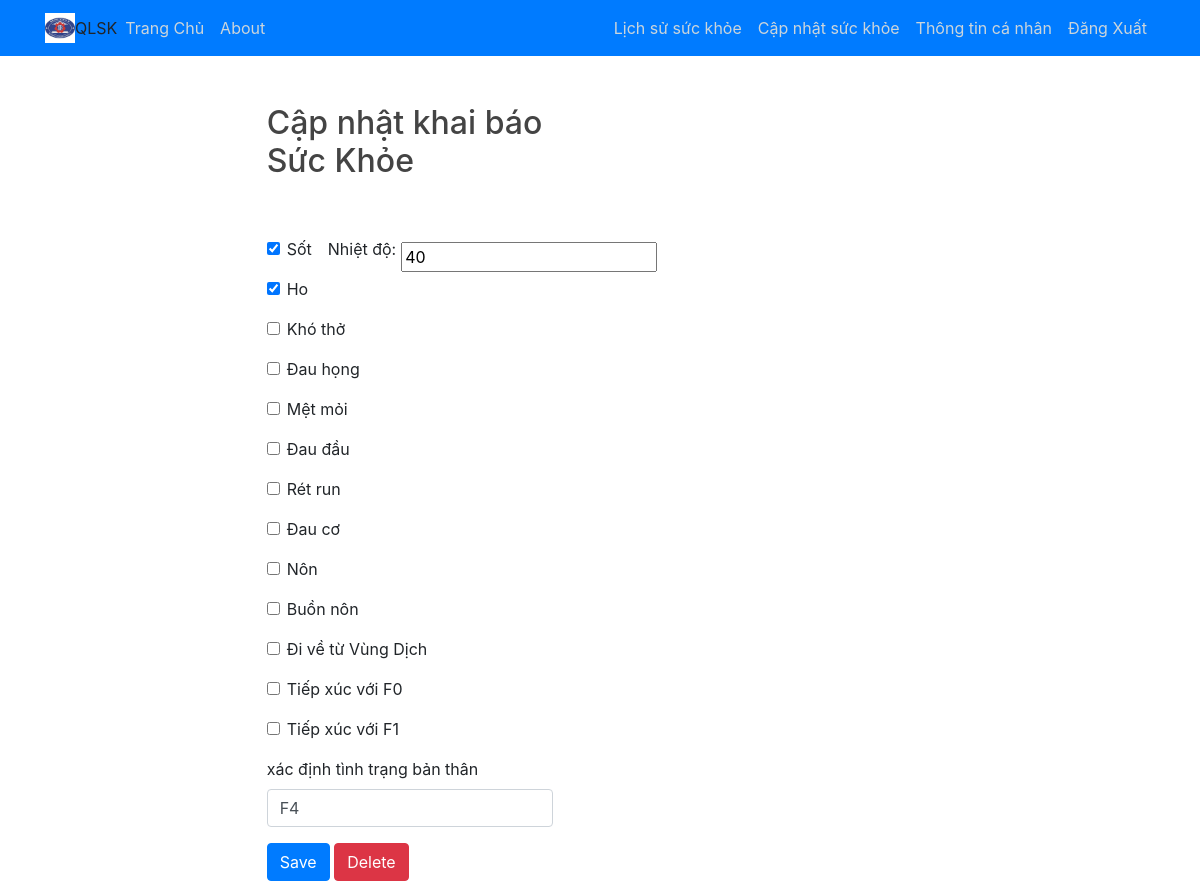
Page /todo/1 (signed in) on the committed database.
### users/models.py (models this page shows, shortened)
class Todo(models.Model):
    created = models.DateTimeField(auto_now_add=True)
    sot = models.BooleanField(default=False)
    nhiet_do = models.IntegerField(default=37 ,null=True)
    ho = models.BooleanField(default=False)
    dau_hong = models.BooleanField(default=False)
    met_moi = models.BooleanField(default=False)
    dau_dau = models.BooleanField(default=False)
    ret_run = models.BooleanField(default=False)
    dau_co = models.BooleanField(default=False)
    non = models.BooleanField(default=False)
    buon_non = models.BooleanField(default=False)
    kho_tho = models.BooleanField(default=False)
    tiepxuc_f0 = models.BooleanField(default=False)
    tiepxuc_f1 = models.BooleanField(default=False)
    vung_dich = models.BooleanField(default=False)
    tt_banthan = models.CharField(max_length=100, blank=True)
    user = models.ForeignKey(User, on_delete=models.CASCADE)

### users/views.py (the view, shortened to what this page needs)
# urls.py: path('todo/<int:todo_pk>', user_views.viewtodo, name='viewtodo'),
@login_required
def viewtodo(request, todo_pk):
    todo = get_object_or_404(Todo, pk=todo_pk, user=request.user)
    if request.method == 'GET':
        form = TodoForm(instance=todo)
        return render(request, 'users/viewtodo.html', {'todo':todo, 'form':form})

### users/forms.py
class TodoForm(ModelForm):
    class Meta:
        model = Todo
        fields = ['sot', 'nhiet_do','ho', 'kho_tho','dau_hong', 'met_moi','dau_dau','ret_run','dau_co','non','buon_non', 'tiepxuc_f0','tiepxuc_f1','vung_dich','tt_banthan']

### users/templates/users/viewtodo.html (shortened to what this page needs)
{% extends "blog/base.html" %}
{% block content %}
    <div class="row justify-content-center mt-5">
        <div class="col-md-5">
            <h2>Cập nhật khai báo Sức Khỏe</h2>
        </div>
    </div>
    <div class="row justify-content-center mt-5">
        <div class="col-md-5">
            <form method="POST">
                <div class="form-group form-check">
                    <input type="checkbox" name="sot" class="form-check-input" id="sot" {% if todo.sot %}checked{% endif %}>
                    <label class="form-check-label" for="ho">Sốt&emsp;Nhiệt độ: &emsp;</label>
                    <input type="interger" name="nhiet_do" class="form-check-input" id="nhiet_do" value= "{{ todo.nhiet_do }}">
                </div>
                <div class="form-group form-check">
                    <input type="checkbox" name="ho" class="form-check-input" id="ho" {% if todo.ho %}checked{% endif %}>
                    <label class="form-check-label" for="ho">Ho</label>
                </div>
                <div class="form-group form-check">
                    <input type="checkbox" name="kho_tho" class="form-check-input" id="kho_tho" {% if todo.kho_tho %}checked{% endif %}>
                    <label class="form-check-label" for="kho_tho">Khó thở</label>
                </div>
                <div class="form-group form-check">
                    <input type="checkbox" name="dau_hong" class="form-check-input" id="dau_hong" {% if todo.dau_hong %}checked{% endif %}>
                    <label class="form-check-label" for="dau_hong">Đau họng</label>
                </div>
                <div class="form-group form-check">
                    <input type="checkbox" name="met_moi" class="form-check-input" id="met_moi" {% if todo.met_moi %}checked{% endif %}>
                    <label class="form-check-label" for="met_moi">Mệt mỏi</label>
                </div>
                <div class="form-group form-check">
                    <input type="checkbox" name="dau_dau" class="form-check-input" id="dau_dau" {% if todo.kho_tho %}checked{% endif %}>
                    <label class="form-check-label" for="dau_dau">Đau đầu</label>
                </div>
                <div class="form-group form-check">
                    <input type="checkbox" name="ret_run" class="form-check-input" id="ret_run" {% if todo.ret_run %}checked{% endif %}>
                    <label class="form-check-label" for="ret_run">Rét run</label>
                </div>
                <div class="form-group form-check">
                    <input type="checkbox" name="dau_co" class="form-check-input" id="dau_co" {% if todo.dau_co %}checked{% endif %}>
                    <label class="form-check-label" for="dau_co">Đau cơ</label>
                </div>
                <div class="form-group form-check">
                    <input type="checkbox" name="non" class="form-check-input" id="non" {% if todo.non %}checked{% endif %}>
                    <label class="form-check-label" for="non">Nôn</label>
                </div>
                <div class="form-group form-check">
                    <input type="checkbox" name="buon_non" class="form-check-input" id="buon_non" {% if todo.buon_non %}checked{% endif %}>
                    <label class="form-check-label" for="buon_non">Buồn nôn</label>
                </div>
                <div class="form-group form-check">
                    <input type="checkbox" name="vung_dich" class="form-check-input" id="vung_dich" {% if todo.vung_dich %}checked{% endif %}>
                    <label class="form-check-label" for="vung_dich">Đi về từ Vùng Dịch</label>
                </div>
                <div class="form-group form-check">
                    <input type="checkbox" name="tiepxuc_f0" class="form-check-input" id="tiepxuc_f0" {% if todo.tiepxuc_f0 %}checked{% endif %}>
                    <label class="form-check-label" for="tiepxuc_f0">Tiếp xúc với F0</label>
                </div>
                <div class="form-group form-check">
                    <input type="checkbox" name="tiepxuc_f1" class="form-check-input" id="tiepxuc_f1" {% if todo.tiepxuc_f1 %}checked{% endif %}>
                    <label class="form-check-label" for="tiepxuc_f0">Tiếp xúc với F1</label>
                </div>
                <div class="form-group">
                    <label for="tt_banthan">xác định tình trạng bản thân </label>
                    <input type="text" name="tt_banthan" class="form-control" id="tt_banthan" value="{{ todo.tt_banthan }}" required>
                </div>
                <button type="submit" class="btn btn-primary">Save</button>
                <button type="button" class="btn btn-danger" onclick="$('#delete').click()">Delete</button>
            </form>
        </div>
    </div>
{% endblock %}

### blog/static/blog/main.css (style rules this page uses)
h1, h2, h3, h4, h5, h6 { color: #444444; }

### rows in the picture
Todo: sot "☑", nhiet_do "40", ho "☑", tt_banthan "F4"
